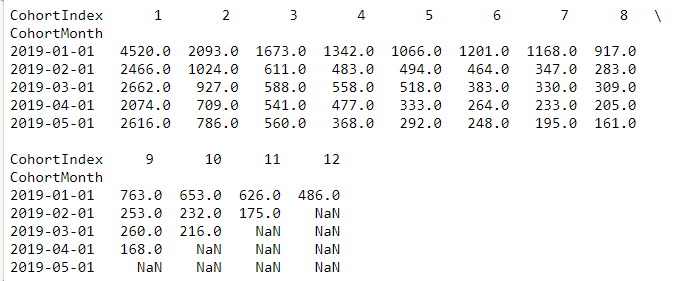

The Python source for this figure:

# coding: utf-8

# In[1]:

# Import libraries
import pandas as pd
import datetime as dt
import seaborn as sns
import matplotlib.pyplot as plt


# In[2]:

dataset = pd.read_csv('C://Kuliah/nani/Prelimanary-Test/Data Visualization/dataset.csv', encoding = "ISO-8859-1")


# In[3]:

dataset


# In[4]:

dataset['order_date'] = pd.to_datetime(dataset['order_date'])


# In[15]:

# Group customers in acquisition cohorts based on the month they made their first purchase--
# Create function to truncate given date in column to a first day of the month
def get_month(x): return dt.datetime(x.year, x.month, 1)
# Apply function to invoice date to invoice month column
dataset['month'] = dataset['order_date'].apply(get_month)
grouping1 = dataset.groupby('user_id')['month']
dataset['CohortMonth'] = grouping1.transform('min')
print(dataset.describe())


# In[16]:

#
def get_date_int(df, column):
    year = df[column].dt.year
    month = df[column].dt.month
    day = df[column].dt.day
    return year, month, day
order_year, order_month, _ = get_date_int(dataset, 'month')
cohort_year, cohort_month, _ = get_date_int(dataset, 'CohortMonth')


# In[17]:

years_diff = order_year - cohort_year
months_diff = order_month - cohort_month


# In[18]:

dataset['CohortIndex'] = years_diff * 12 + months_diff + 1
dataset.head()


# In[20]:

# Count monthly active customers from each cohort
grouping_count = dataset.groupby(['CohortMonth', 'CohortIndex'])
cohort_data = grouping_count['user_id'].apply(pd.Series.nunique)
cohort_data = cohort_data.reset_index()
cohort_counts = cohort_data.pivot(index='CohortMonth',
                                  columns='CohortIndex',
                                  values='user_id')
print(cohort_counts.head())


# In[21]:

# --Calculate Retention Rate--
cohort_sizes = cohort_counts.iloc[:,0]
retention = cohort_counts.divide(cohort_sizes, axis=0)
retention.round(3) * 100
retention.index = retention.index.strftime('%m-%Y')


# In[ ]:




# In[ ]:
